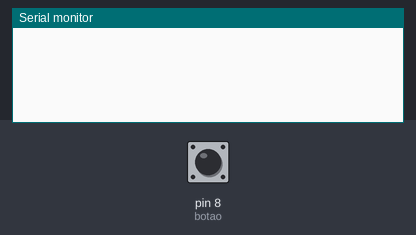
This sketch was run on a simulated Arduino Uno, built with avr-gcc and run on an emulated ATmega328P. On the bench: the last lines printed to the serial monitor. The test bench sets the inputs (shaded band); at power-on: pin 8 (botao) HIGH.

Above: at 1.2 s.
1.3 s: pin 8 (botao) pulled LOW for 0.15 s
At 2.2 s:
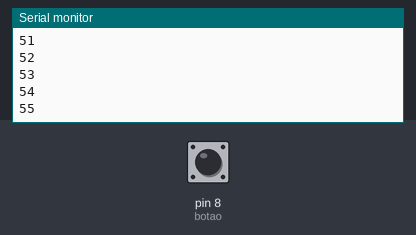
2.9 s: pin 8 (botao) pulled LOW for 1 s
At 4.8 s:
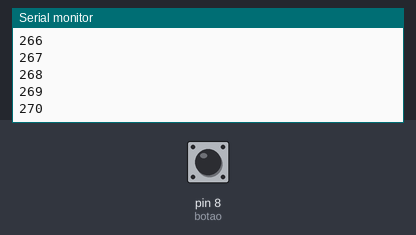
5.4 s: pin 8 (botao) pulled LOW for 0.15 s
At 6.5 s:
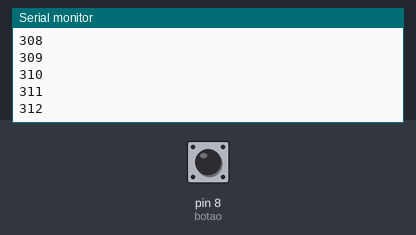
Timing chart, 0 to 8.4 s (numbered marks = the images above; inputs shaded):
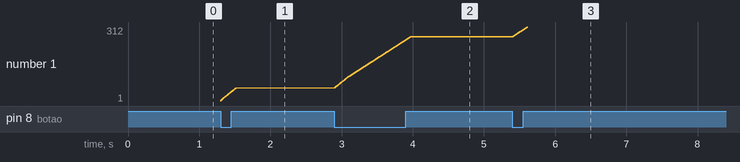

Measured:
- after the input at 1.3 s, the serial monitor: prints a new line at once (image 1)
- after the input at 2.9 s, the serial monitor: prints a new line at once (image 2)
- plotted number 1: 55 → 270 after the input at 2.9 s

The sketch:

contador_que_segura_contagem_enquanto_aperta.ino
```cpp
const int botao = 8;
int valor = 0;
int atual = 0;
int anterior = 0;

void setup(){
  Serial.begin(9600);
  pinMode(botao, INPUT);

}
void loop(){
  atual = digitalRead(botao);
  if(atual == LOW){
    valor++;
    Serial.println(valor);
  }

}
```
